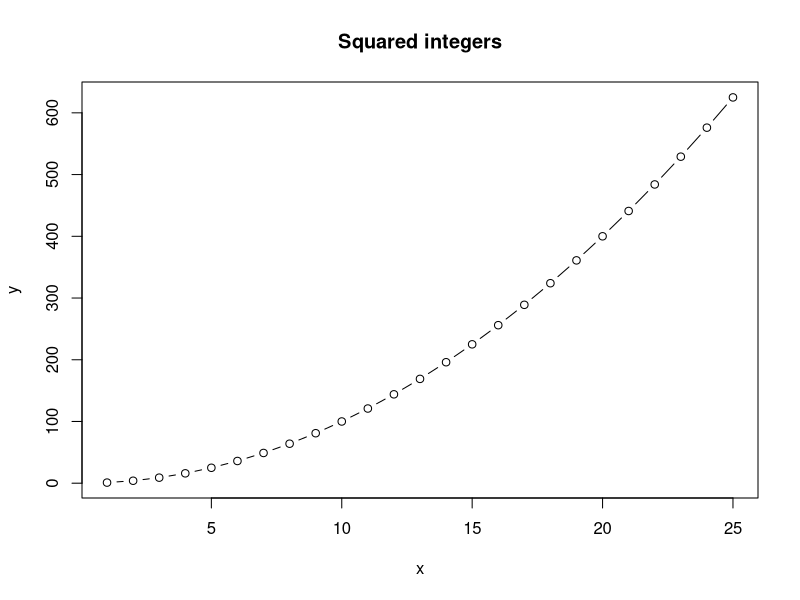
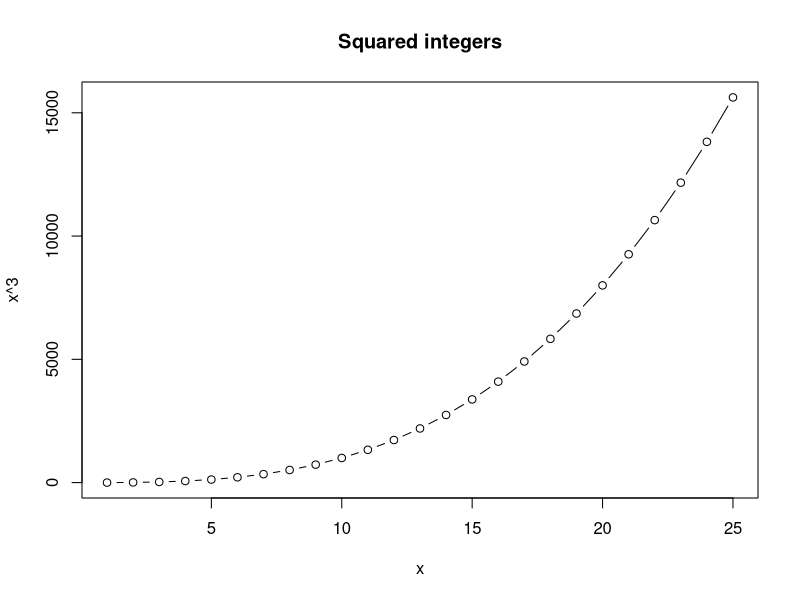

Generate these figures, in order, with R:
## This is a R script 
## Run this code to make a plot of x and x^2 for the integers from 1 to 10

x <- 1:25
y <- x^2


plot(x,y, type = "b", main = "Squared integers")

plot(x,x^3, type = "b", main = "Squared integers")
